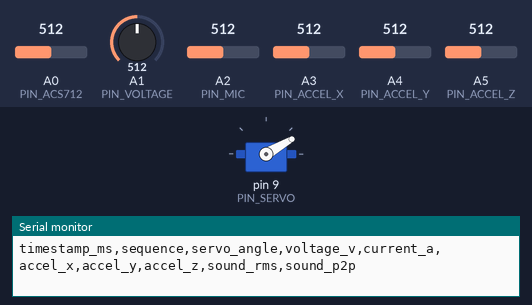
A sketch run on a simulated Arduino Uno, built with avr-gcc and run on an emulated ATmega328P. Shown: servo, the last lines printed to the serial monitor. The test bench sets the inputs (shaded band); at power-on: A0 (PIN_ACS712) = 512, A1 (PIN_VOLTAGE) = 512, A2 (PIN_MIC) = 512, A3 (PIN_ACCEL_X) = 512, A4 (PIN_ACCEL_Y) = 512, A5 (PIN_ACCEL_Z) = 512.

Above: at 0.9 s.
At 3.9 s:
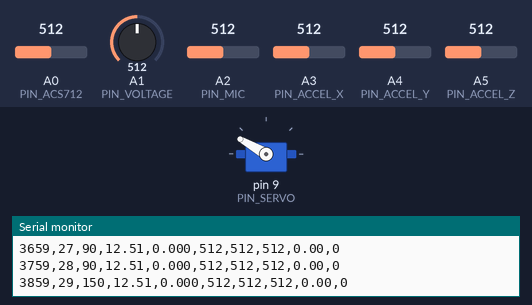
At 6.85 s:
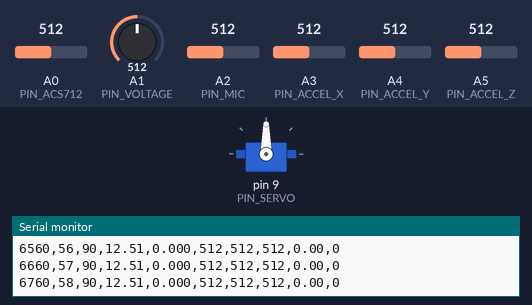
Timing chart, 0 to 8.7 s (numbered marks = the images above):
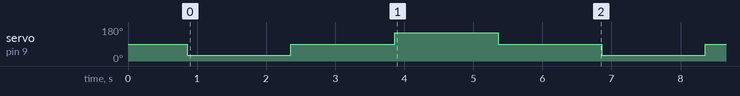

The sketch:

servo_test.ino
```cpp
/*
 * ==============================================================================
 * Project: SG90 Servo Motor Condition Monitoring and Anomaly Detection System
 * Target: Arduino Uno R3
 * Firmware: Phase 2 Modular Telemetry Engine (servo_test.ino)
 * ==============================================================================
 *
 * Telemetry Stream (10-Field CSV at 115200 Baud):
 *   timestamp_ms,sequence,servo_angle,voltage_v,current_a,accel_x,accel_y,accel_z,sound_rms,sound_p2p
 */

#include <Servo.h>

// ==============================================================================
// 1. HARDWARE PIN ASSIGNMENTS
// ==============================================================================
const uint8_t PIN_SERVO   = 9;   // SG90 PWM control signal
const uint8_t PIN_ACS712  = A0;  // Current sensor analog output
const uint8_t PIN_VOLTAGE = A1;  // 0-25V voltage divider module output (S)
const uint8_t PIN_MIC     = A2;  // MAX9814 microphone analog output
const uint8_t PIN_ACCEL_X = A3;  // 3-axis analog accelerometer X_OUT
const uint8_t PIN_ACCEL_Y = A4;  // 3-axis analog accelerometer Y_OUT
const uint8_t PIN_ACCEL_Z = A5;  // 3-axis analog accelerometer Z_OUT

// ==============================================================================
// 2. TIMING & SEQUENCING
// ==============================================================================
const unsigned long SERIAL_BAUD_RATE      = 115200;
const unsigned long TELEMETRY_INTERVAL_MS = 100;   // 10 Hz telemetry stream
const unsigned long SERVO_STEP_INTERVAL_MS = 1500; // 1.5s dwell per target angle

const int SERVO_SEQUENCE[] = {30, 90, 150, 90};
const uint8_t SERVO_SEQ_COUNT = sizeof(SERVO_SEQUENCE) / sizeof(SERVO_SEQUENCE[0]);
const uint8_t MIC_BURST_COUNT = 32;

// ==============================================================================
// 3. CALIBRATION CONSTANTS
// ==============================================================================
const float ADC_VOLTAGE_REF    = 5.0;
const float VOLT_DIVIDER_RATIO = 5.000;
const float VOLT_CAL_SCALE     = 1.000;
const float ACS_SENSITIVITY    = 0.185; // 0.185 V/A for 5A module (20A=0.100, 30A=0.066)

float acsZeroVoltage = 2.50;

// ==============================================================================
// 4. GLOBAL STATE
// ==============================================================================
Servo motorServo;
uint8_t seqIndex = 0;
int currentServoAngle = 90;
unsigned long sequenceCounter = 0;

unsigned long lastServoMoveTime = 0;
unsigned long lastTelemetryTime = 0;

// ==============================================================================
// 5. HELPER FUNCTIONS
// ==============================================================================
int readSettledADC(uint8_t pin, uint8_t samples = 4) {
  analogRead(pin); // Throwaway conversion to allow voltage settling
  delayMicroseconds(20);

  long sum = 0;
  for (uint8_t i = 0; i < samples; i++) {
    sum += analogRead(pin);
    delayMicroseconds(10);
  }
  return (int)(sum / samples);
}

void calibrateZeroCurrent(uint8_t pin, uint8_t samples = 50) {
  long total = 0;
  for (uint8_t i = 0; i < samples; i++) {
    total += analogRead(pin);
    delay(5);
  }
  float avgRaw = (float)total / (float)samples;
  acsZeroVoltage = avgRaw * (ADC_VOLTAGE_REF / 1023.0);
}

void sampleAudioBurst(float &rmsOut, int &p2pOut) {
  int samples[MIC_BURST_COUNT];
  long sum = 0;
  int minVal = 1023;
  int maxVal = 0;

  for (uint8_t i = 0; i < MIC_BURST_COUNT; i++) {
    int val = analogRead(PIN_MIC);
    samples[i] = val;
    sum += val;
    if (val < minVal) minVal = val;
    if (val > maxVal) maxVal = val;
  }

  p2pOut = maxVal - minVal;

  float mean = (float)sum / (float)MIC_BURST_COUNT;
  float sumSq = 0;
  for (uint8_t i = 0; i < MIC_BURST_COUNT; i++) {
    float diff = (float)samples[i] - mean;
    sumSq += diff * diff;
  }
  rmsOut = sqrt(sumSq / (float)MIC_BURST_COUNT);
}

void stepServoSequence() {
  currentServoAngle = SERVO_SEQUENCE[seqIndex];
  motorServo.write(currentServoAngle);

  seqIndex++;
  if (seqIndex >= SERVO_SEQ_COUNT) {
    seqIndex = 0;
  }
}

// ==============================================================================
// 6. SETUP
// ==============================================================================
void setup() {
  Serial.begin(SERIAL_BAUD_RATE);
  while (!Serial && millis() < 2500) {
    // Wait for USB connection
  }

  motorServo.attach(PIN_SERVO);
  motorServo.write(90);
  delay(600); // Allow mechanical settling before zero-current calibration

  calibrateZeroCurrent(PIN_ACS712, 50);

  // Emit Standardized CSV Header
  Serial.println(F("timestamp_ms,sequence,servo_angle,voltage_v,current_a,accel_x,accel_y,accel_z,sound_rms,sound_p2p"));

  stepServoSequence();
  lastServoMoveTime = millis();
  lastTelemetryTime = millis();
}

// ==============================================================================
// 7. LOOP
// ==============================================================================
void loop() {
  unsigned long now = millis();

  // Task 1: Non-blocking servo angle sequence update
  if (now - lastServoMoveTime >= SERVO_STEP_INTERVAL_MS) {
    stepServoSequence();
    lastServoMoveTime = now;
  }

  // Task 2: High-frequency telemetry acquisition & transmission (10 Hz)
  if (now - lastTelemetryTime >= TELEMETRY_INTERVAL_MS) {
    lastTelemetryTime = now;

    // 1. Accelerometer (3-Axis Analog on A3, A4, A5)
    int ax = readSettledADC(PIN_ACCEL_X);
    int ay = readSettledADC(PIN_ACCEL_Y);
    int az = readSettledADC(PIN_ACCEL_Z);

    // 2. Current Sensor (ACS712 on A0)
    int acsRaw = readSettledADC(PIN_ACS712);
    float acsVoltage = acsRaw * (ADC_VOLTAGE_REF / 1023.0);
    float currentA = (acsVoltage - acsZeroVoltage) / ACS_SENSITIVITY;
    if (abs(currentA) < 0.015) {
      currentA = 0.0;
    }

    // 3. Voltage Sensor (0–25V module on A1)
    int voltRaw = readSettledADC(PIN_VOLTAGE);
    float adcPinVoltage = voltRaw * (ADC_VOLTAGE_REF / 1023.0);
    float voltageV = adcPinVoltage * VOLT_DIVIDER_RATIO * VOLT_CAL_SCALE;
    if (voltageV < 0.05) {
      voltageV = 0.0;
    }

    // 4. Acoustic Features (MAX9814 on A2)
    float soundRMS = 0.0;
    int soundP2P = 0;
    sampleAudioBurst(soundRMS, soundP2P);

    // 5. Standardized CSV Output (10 fields)
    Serial.print(now);
    Serial.print(F(","));
    Serial.print(sequenceCounter++);
    Serial.print(F(","));
    Serial.print(currentServoAngle);
    Serial.print(F(","));
    Serial.print(voltageV, 2);
    Serial.print(F(","));
    Serial.print(currentA, 3);
    Serial.print(F(","));
    Serial.print(ax);
    Serial.print(F(","));
    Serial.print(ay);
    Serial.print(F(","));
    Serial.print(az);
    Serial.print(F(","));
    Serial.print(soundRMS, 2);
    Serial.print(F(","));
    Serial.println(soundP2P);
  }
}
```

Measured:
- by itself, servo on pin 9 (PIN_SERVO): repeats every 6.0 s: 90° 1.5 s, 150° 1.5 s, 90° 1.5 s, 30° 1.5 s
